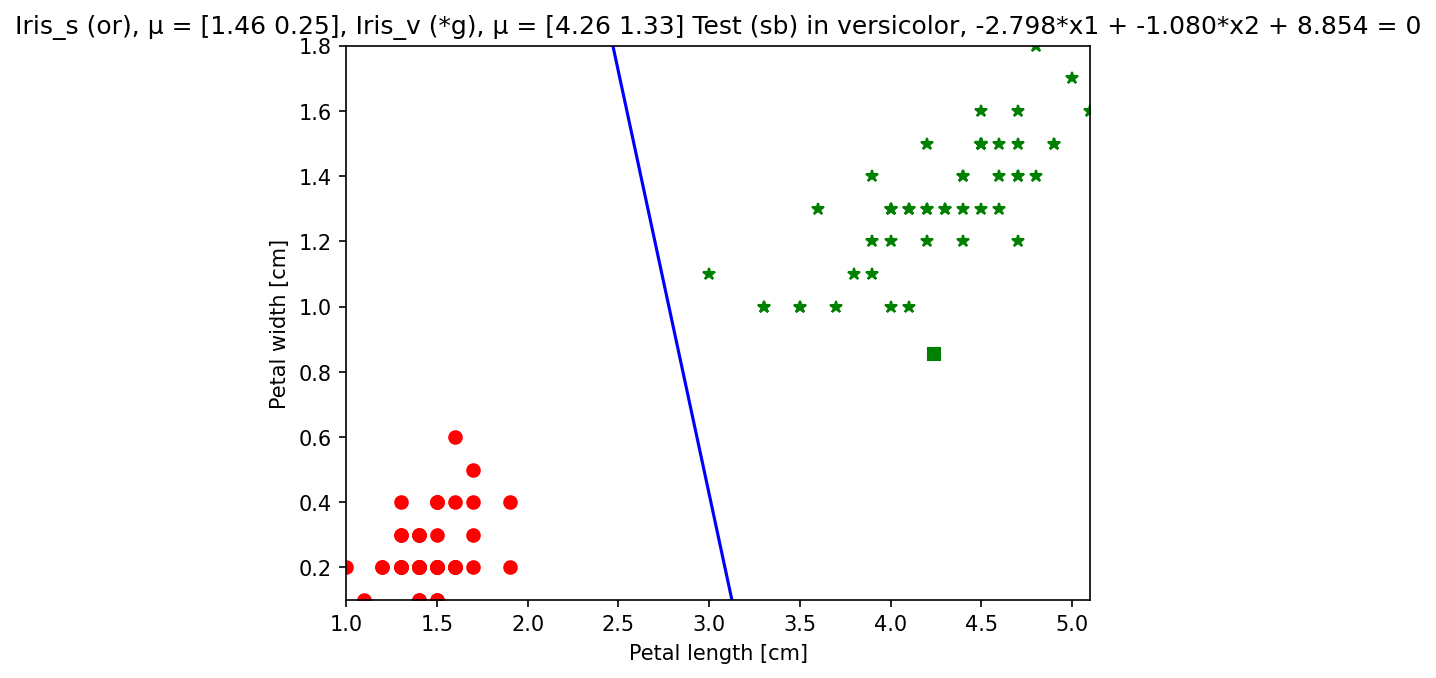

This chart was generated by the following Python code:
"""Figure 13.10 - Minimum distance classifier (Iris setosa vs versicolor)."""

from __future__ import annotations

import os
import numpy as np
import matplotlib.pyplot as plt
from scipy.io import loadmat
from libDIPUM.data_path import dip_data


print("Running Figure1310 (minimum distance classifier)...")

# Data
mat_path = dip_data('fisheriris.mat')


def _load_fisheriris(path: str):
    try:
        data = loadmat(path, simplify_cells=True)
    except TypeError:
        # Older SciPy without simplify_cells
        data = loadmat(path, squeeze_me=True, struct_as_record=False)

    if "meas" not in data or "species" not in data:
        raise KeyError("fisheriris.mat must contain 'meas' and 'species'.")

    meas = np.asarray(data["meas"], dtype=np.float64)
    species_raw = data["species"]

    if isinstance(species_raw, np.ndarray):
        species = [str(s) for s in species_raw.ravel().tolist()]
    else:
        species = [str(s) for s in list(species_raw)]

    species = [s.strip() for s in species]
    return meas, np.asarray(species, dtype=object)


meas, species = _load_fisheriris(mat_path)

# Keep only setosa and versicolor, using petal length/width (cols 3:4 in MATLAB).
ix1 = species == "setosa"
ix2 = species == "versicolor"
X1 = meas[ix1, 2:4]  # Class 1 = setosa
X2 = meas[ix2, 2:4]  # Class 2 = versicolor

# Mean and decision function d12(x1,x2) = a*x1 + b*x2 + c
m1 = np.mean(X1, axis=0).reshape(2, 1)
m2 = np.mean(X2, axis=0).reshape(2, 1)

a = float(m1[0, 0] - m2[0, 0])
b = float(m1[1, 0] - m2[1, 0])
c = -0.5 * float((m1.T @ m1 - m2.T @ m2).item())

print(f"d12(x1, x2) ≈ {a:.3f}*x1 + {b:.3f}*x2 + {c:.3f}")

# Classification of one random test sample
min_petal_length = float(np.min(np.r_[X1[:, 0], X2[:, 0]]))
max_petal_length = float(np.max(np.r_[X1[:, 0], X2[:, 0]]))
min_petal_width = float(np.min(np.r_[X1[:, 1], X2[:, 1]]))
max_petal_width = float(np.max(np.r_[X1[:, 1], X2[:, 1]]))

xt = min_petal_length + np.random.rand() * (max_petal_length - min_petal_length)
yt = min_petal_width + np.random.rand() * (max_petal_width - min_petal_width)
X_test = np.array([[xt, yt]], dtype=np.float64)

d1_test = X_test @ m1 - 0.5 * (m1.T @ m1)
d2_test = X_test @ m2 - 0.5 * (m2.T @ m2)
d12_test = float((d1_test - d2_test).item())

if d12_test > 0:
    test_class = "setosa"
    test_marker = "sr"  # square red
else:
    test_class = "versicolor"
    test_marker = "sg"  # square green

# Display (MATLAB ezplot equivalent for d12=0)
fig = plt.figure(1)

if abs(b) > 1e-12:
    xx = np.linspace(min_petal_length, max_petal_length, 400)
    yy = -(a * xx + c) / b
    plt.plot(xx, yy, "b-")
else:
    x_const = -c / a if abs(a) > 1e-12 else min_petal_length
    plt.plot([x_const, x_const], [min_petal_width, max_petal_width], "b-")

plt.plot(X1[:, 0], X1[:, 1], "or", X2[:, 0], X2[:, 1], "*g", X_test[0, 0], X_test[0, 1], test_marker)
plt.xlabel("Petal length [cm]")
plt.ylabel("Petal width [cm]")

m1_txt = np.array2string(m1.ravel(), precision=2, suppress_small=True)
m2_txt = np.array2string(m2.ravel(), precision=2, suppress_small=True)
d12_txt = f"{a:.3f}*x1 + {b:.3f}*x2 + {c:.3f}"

plt.title(
    f"Iris_s (or), μ = {m1_txt}, Iris_v (*g), μ = {m2_txt} "
    f"Test (sb) in {test_class}, {d12_txt} = 0"
)
plt.xlim([min_petal_length, max_petal_length])
plt.ylim([min_petal_width, max_petal_width])

out_path = os.path.join(os.path.dirname(__file__), "Figure1310.png")
fig.savefig(out_path, dpi=150, bbox_inches="tight")
print(f"Saved {out_path}")
plt.show()

# LaTeX-like output strings (no sympy dependency)
m1_latex = r"\begin{bmatrix}" + f"{m1[0,0]:.3f}\\\\{m1[1,0]:.3f}" + r"\end{bmatrix}"
m2_latex = r"\begin{bmatrix}" + f"{m2[0,0]:.3f}\\\\{m2[1,0]:.3f}" + r"\end{bmatrix}"
d12_latex = f"{a:.3f} x_1 + {b:.3f} x_2 + {c:.3f}"
print("latex(m1):", m1_latex)
print("latex(m2):", m2_latex)
print("latex(d12):", d12_latex)
